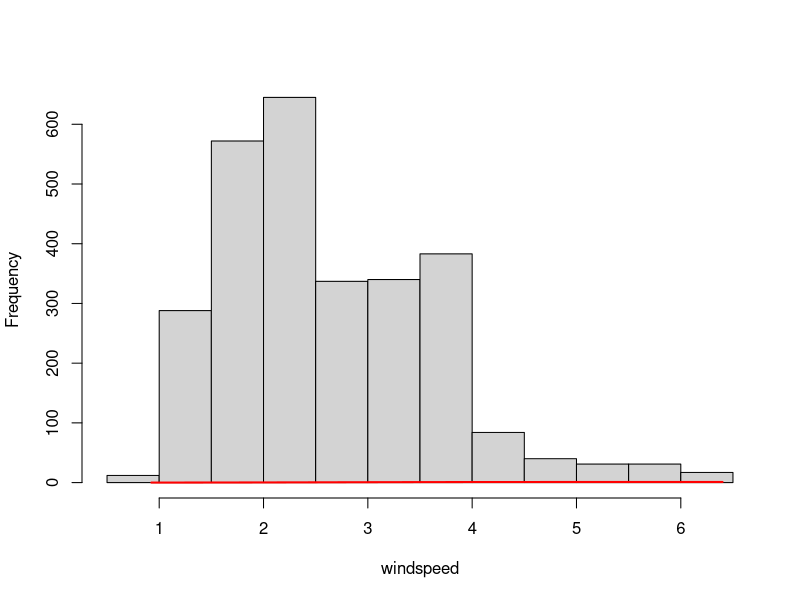

R code for this plot:
### (a) reading the dataset into r
#install.packages("openxlsx")
library(openxlsx)
data <- read.xlsx("Raw dataset.xlsx")


### Displaying few observations
head(data)

windspeed <- data$μ
head(windspeed)

### Descriptive statistics
#install.packages("psych")
library(psych)
describe(windspeed)
hist(windspeed,
     main = "")


### (b) loglikelihood function
log_likelihood <- function(x,parameters)
{
  alpha <- parameters[1];s <- parameters[2]
  survival <- exp(-((x/s)^alpha))
  pdf <- (alpha*x^(alpha-1)/(s^alpha))*(exp(-((x/s)^alpha)))
  log_lik <- sum(log(pdf))
  return(-log_lik)
}



### (c) Fiting the Windspeed data to the Weibul distribution
### Taking off the NA responses from the windspeed
windspeed <- windspeed[!is.na(windspeed)]
mle <- optim(par = c(2,3),
             fn = log_likelihood,
             method = "Nelder-Mead",
             x = windspeed);mle


### (d)
alpha <- mle$par[1];s <- mle$par[2]
exceed_prob <- exp(-((6/s)^alpha))
emp_exceed_prob <- length(windspeed[windspeed>6])/length(windspeed)


### For normal
lines(x = sort(windspeed),
      pnorm(q = sort(windspeed),mean = mean(windspeed),sd = sqrt(var(windspeed))),
      lwd = 2,
      col = "red")

### for Weibil
density <- 1 - exp(-((sort(windspeed)/s)^alpha))
#lines(x = sort(windspeed,
#               y = density))                   
